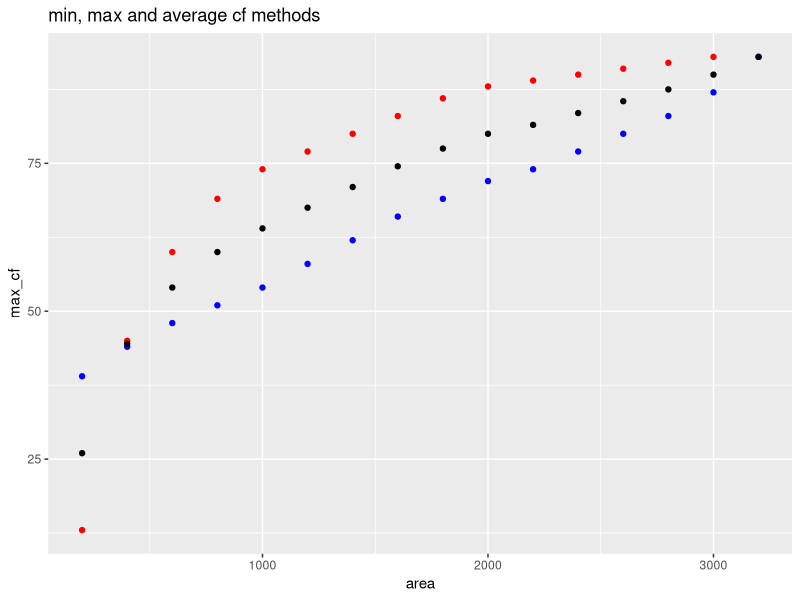
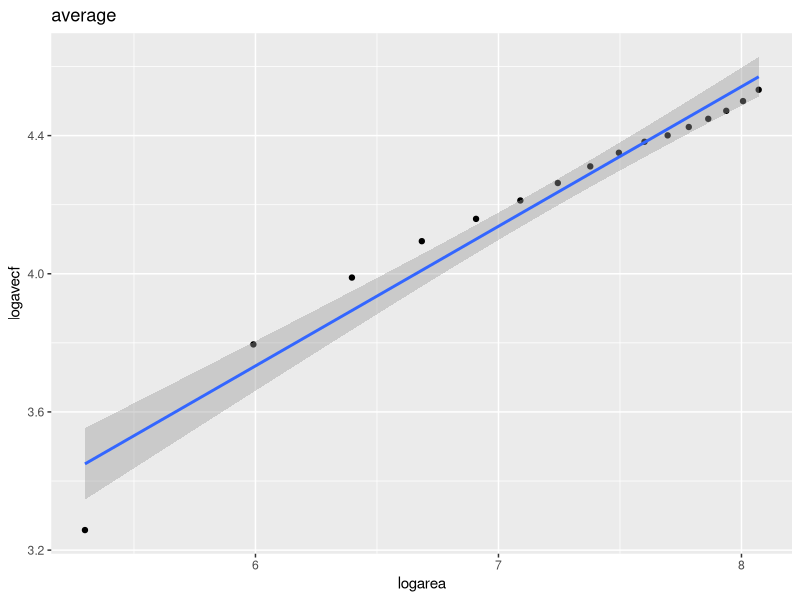
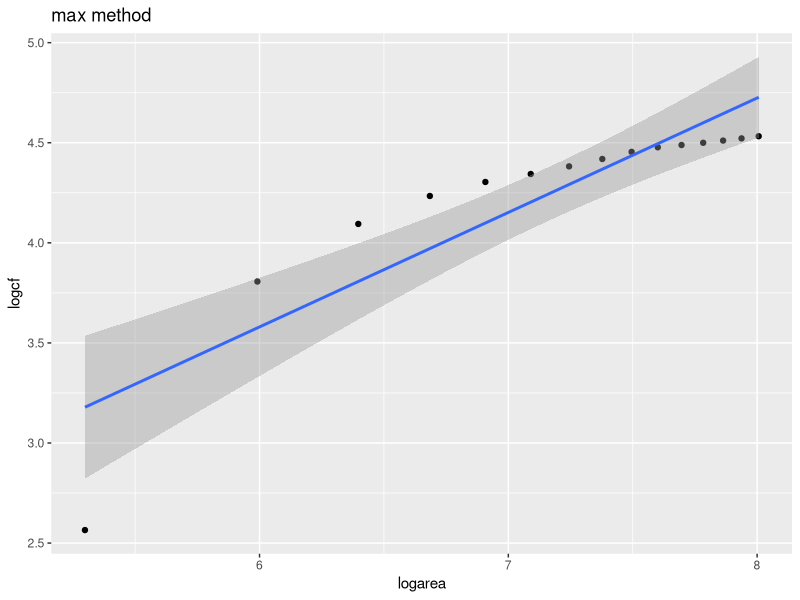
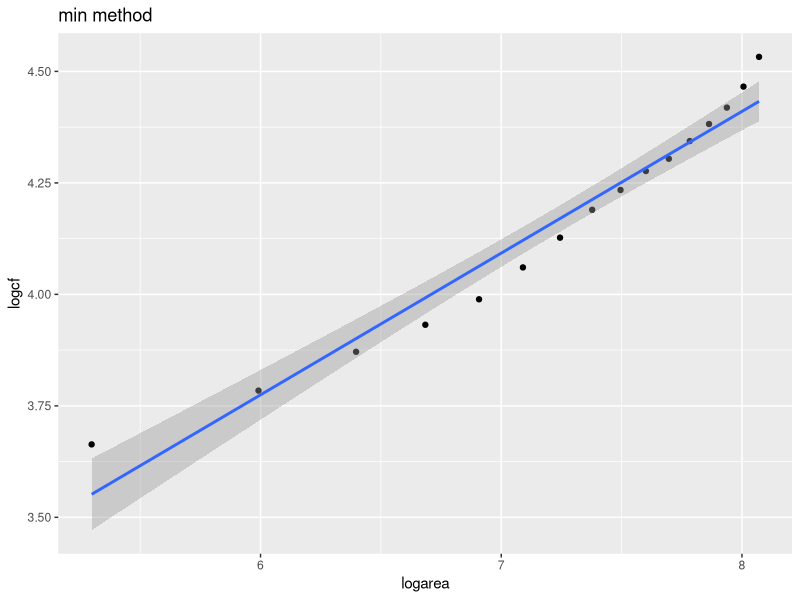

Write the R code that produced these figures, in order.
rm(list = ls())
cat("\014")
library(dplyr)
library(ggplot2)
library(nlme)
#plot level SAC


plotrichness = read.csv("../Data/plot_rich.csv")
#plot richness includes the missing plots as 0's
plotrichness = plotrichness[, -1]

#Input all the ground flora data
Data = read.csv("../Data/GroundCover.csv")
Data_Yr2 = Data %>% filter(Yr_2 == 2)#%>%select(SITE,PLOT,NEST,COV,Amalgams)
colnames(Data_Yr2) = c("SITE", "PLOT", "NEST", "Cover", "BRC_number", "Year")
veg_codes = read.csv("../Data/vegetation_codes.csv")

# the  bryophytes, lichen etc have already been removed from veg codes csv so join this with ground cover to eliminate bryophytes from counts


colnames(veg_codes) = c("Species", "BRC_number")
Data_Yr2_veg = Data_Yr2 %>% inner_join(veg_codes)
# now using Dat_Yr2_veg means analysis is carried out without bryophytes


missing_sites = c(15, 17, 38, 46, 46, 46, 59, 59, 63,
                  74, 77, 83, 90, 98, 98, 98, 59, 79,
                  79, 91, 99, 99, 99, 48, 48, 29, 29,
                  82, 77)
missing_plots = c(1,15, 9, 2, 8, 16, 1, 8, 14, 16, 1,
                  16, 2,11,12,14,1, 2, 3, 15, 10, 13,
                  14, 7, 10, 2, 1, 7, 16)
missing = as.data.frame(cbind(missing_sites, missing_plots))
colnames(missing) = c("Site", "Plot")

# calculate SAC starting from least rich plot
#select plot with least amount of species
#remove missing plots from Data_Yr2_veg



sac_max = list()

for (i in 1:103){
  f = vector()
  plotvect = c(1:16)
  sitevector = plotrichness[i,] # vector of richnesses of each plot for site i
  # remove zero values of missing plots
  #sitevector = sitevector[sitevector != 0]
  sitevector[sitevector == 0] = NA
  start = which.min(sitevector) # take plot with min richness
  siteveg = Data_Yr2_veg %>% filter(SITE == i) #get species data for site i
  startplot = siteveg %>% filter(PLOT == start) # get species data for min plot
  f[1] = length(unique(startplot$Species)) # first frequency  is just richness of min plot
  restofplots = siteveg %>% filter(PLOT != start) # take out the min plot
  plotvect = plotvect[-start] # take out the plot number of min plot
  j = 1
    while (length(plotvect != 0)) {
      #browser()
      j = j + 1 # counter for position in f vector
      #inner joins of all other plots to min plot, tmp 2 lists all species in
      #next plot that were not in min plot.
      tmp2 = restofplots %>% group_by(PLOT) %>% anti_join(., startplot, by = "Species")
      if (length(tmp2$SITE) == 0) {
         break
      } else {
    # this just gives the numbers of new species
          nos = as.data.frame(tmp2 %>% group_by(PLOT) %>% summarise(length(unique(Species))))
    #find location i.e.plot numer of biggest new no. of species
          position = which.max(nos[, 2])
          nextplot = nos[, 1][position]
    # make the next frequency the biggest jump
          f[j] = max(nos[, 2]) #next f along, the extra species only
    #remove that plot number
          plotvect = plotvect[which(plotvect != nextplot)]
    # remove that plot species list
          restofplots = filter(siteveg, PLOT %in% plotvect)
          nextplotveg = siteveg %>% filter(PLOT == nextplot)
    # add the species for the removed plot to the start plot so only additional
    #new species are counted
          startplot = rbind(startplot, nextplotveg)
  }
    }
  sac_max[[i]] = cumsum(f)
}
  

# We have the cumsums in sac_max for the maximum gradient.
# Repeat for the minimum gradient

sac_min = list()

for (i in 1:103){
  f = vector()
  plotvect = c(1:16)
  sitevector = plotrichness[i,] # vector of richnesses of each plot for site i
  # remove zero values of missing plots
  #make NA to keep plot position
  #sitevector = sitevector[sitevector != 0]
  sitevector[sitevector == 0] = NA
  start = which.max(sitevector) # take plot with max richness
  siteveg = Data_Yr2_veg %>% filter(SITE == i) #get species data for site i
  startplot = siteveg %>% filter(PLOT == start) # get species data for min plot
  f[1] = length(unique(startplot$Species)) # first frequency  is just richness of min plot
  restofplots = siteveg %>% filter(PLOT != start) # take out the min plot
  plotvect = plotvect[-start] # take out the plot number of min plot
  j = 1
  while (length(plotvect != 0)) {
    #browser()
    j = j + 1 # counter for position in f vector
    #inner joins of all other plots to min plot, tmp 2 lists all species in
    #next plot that were not in min plot.
    tmp2 = restofplots %>% group_by(PLOT) %>% anti_join(., startplot, by = "Species")
    if (length(tmp2$SITE) == 0) {
      break
    } else {
      # this just gives the numbers of new species
      nos = as.data.frame(tmp2 %>% group_by(PLOT) %>% summarise(length(unique(Species))))
      #find location i.e.plot numer of biggest new no. of species
      position = which.min(nos[, 2])
      nextplot = nos[, 1][position]
      # make the next frequency the biggest jump
      f[j] = min(nos[, 2]) #next f along, the extra species only
      #remove that plot number
      plotvect = plotvect[which(plotvect != nextplot)]
      # remove that plot species list
      restofplots = filter(siteveg, PLOT %in% plotvect)
      nextplotveg = siteveg %>% filter(PLOT == nextplot)
      # add the species for the removed plot to the start plot so only additional
      #new species are counted
      startplot = rbind(startplot, nextplotveg)
    }
  }
  sac_min[[i]] = cumsum(f)
}


areas = seq(from = 200, to = 3200, by = 200)

# make a long df from the min cumsums
long_sac_min = data.frame()

for (i in 1:103){
  y = as.numeric(sac_min[[i]])
  l = length(y)
  x = as.numeric(areas[1:l])
  sitecol =  rep(i,l)
  cols = as.data.frame(cbind(sitecol,x,y))
  colnames(cols) = c("Site","area","min_cf")
  long_sac_min = rbind(long_sac_min,cols)
}


#make a long df from the max cumsums
  
long_sac_max = data.frame()

for (i in 1:103){
  y = as.numeric(sac_max[[i]])
  l = length(y)
  x = as.numeric(areas[1:l])
  sitecol =  rep(i,l)
  cols = as.data.frame(cbind(sitecol,x,y))
  colnames(cols) = c("Site","area","max_cf")
  long_sac_max = rbind(long_sac_max,cols)
}

#Now have long df of cf for each site by max and min method.
#Want to create an average of the two

######################################################
#For example of the issue, consider site 1

site1_max = long_sac_max%>%filter(Site == 1)
site1_min = long_sac_min%>%filter(Site == 1)

longest =  vector()
shortest = vector()

x1 = site1_max$max_cf
x2 = site1_min$min_cf

if (length(x1)>length(x2)){
  longest = x1
  shortest = x2
}else {
  longest = x2
  shortest = x1
}

diff = length(longest)  - length(shortest)
longest_cut = longest[1:length(shortest)] # take off the end cf's on longest

ave = (shortest + longest_cut)/2 # calcualte average



if (diff > 1){
index_replace = c((length(shortest)+1) : (length(shortest)+diff))
}else{
  index_replace = (length(shortest)+1)
}

replace = longest[index_replace] # now add the cut of bits back on
ave_full = c(ave,replace)

#make new dataframe of average values and areas, add log columns

ave_data =  as.data.frame(cbind(areas,ave_full))
ave_data$logarea = log(ave_data$areas)
ave_data$logavecf = log(ave_data$ave_full)

#check out the log/log for the max and min data
site1_max$logarea = log(site1_max$area)
site1_max$logcf = log(site1_max$max_cf)

site1_min$logarea = log(site1_min$area)
site1_min$logcf = log(site1_min$min_cf)

ggplot()+
  geom_point(data = site1_max, aes(x = area, y = max_cf), color="red") +
  geom_point(data = site1_min, aes(x = area, y = min_cf),color="blue")+
  geom_point(data = ave_data, aes(x = areas, y = ave_full),color="black")+
  labs(title = "min, max and average cf methods")


ggplot(data = ave_data, aes(x = logarea, y = logavecf))+
  geom_point()+
  geom_smooth(method = "lm")+
  labs(title = "average")

ggplot(data = site1_max, aes(x = logarea, y = logcf))+
  geom_point()+
  geom_smooth(method = "lm")+
labs(title = "max method")

ggplot(data = site1_min, aes(x = logarea, y = logcf))+
  geom_point()+
  geom_smooth(method = "lm")+
 labs(title = "min method")
#####################################################

## run a linear model for every wood using min/max and average and see what's what.
# first create the average dataframe

ave_data = data.frame()

for (i in 1:103){
  
  site_max = long_sac_max%>%filter(Site == i)
  site_min = long_sac_min%>%filter(Site == i)
  
  longest =  vector()
  shortest = vector()
  
  x1 = site_max$max_cf
  x2 = site_min$min_cf
  
  if (length(x1)>length(x2)){
    longest = x1
    shortest = x2
  }else {
    longest = x2
    shortest = x1
  }
  
  diff = length(longest)  - length(shortest)
  longest_cut = longest[1:length(shortest)] # take off the end cf's on longest
  
  ave = (shortest + longest_cut)/2 # calcualte average
  
  
  
  if (diff > 1){
    index_replace = c((length(shortest)+1) : (length(shortest)+diff))
  }else{
    index_replace = (length(shortest)+1)
  }
  
  replace = longest[index_replace] # now add the cut of bits back on
  ave_full = c(ave,replace)
  
  areas = seq(from = 200, to = 3200, by = 200) # make the correct length
  areas_cut = areas[1:length(ave_full)]
  Site = rep(i,length(ave_full))
  #make a dataframe
  aves=  as.data.frame(cbind(Site,areas_cut,ave_full))
  ave_data = rbind(ave_data,aves)
}

#######################################################



#Now look at R2 etc for the min/max and average

ave_data$logarea = log(ave_data$area)
ave_data$logave = log(ave_data$ave_full)

ave_data_fits = data.frame()
for(i in 1:103){
  #browser()
  site = ave_data%>%filter(Site == i)
  model_ave = lm(site$logave ~ site$logarea)
  s = summary(model_ave)
  slope = model_ave$coefficients[2]
  r2 = s$r.squared
  this_row = as.data.frame(cbind(i,slope,r2))
  ave_data_fits= rbind(ave_data_fits, this_row)
}
colnames(ave_data_fits) = c("Site","slope","R2")
row.names(ave_data_fits) = c(1:103)
##########################################


long_sac_max$logarea = log(long_sac_max$area)
long_sac_max$log_cf_max = log(long_sac_max$max_cf)

max_data_fits = data.frame()
for(i in 1:103){
  site = long_sac_max%>%filter(Site ==i)
  model_max= lm(site$log_cf_max ~ site$logarea)
  s = summary(model_max)
  slope = model_max$coefficients[2]
  r2 = s$r.squared
  this_row = as.data.frame(cbind(i,slope,r2))
  max_data_fits = rbind(max_data_fits, this_row)
}
colnames(max_data_fits) = c("Site","slope","R2")
row.names(max_data_fits) = c(1:103)
#######################################

long_sac_min$logarea = log(long_sac_min$area)
long_sac_min$log_cf_min = log(long_sac_min$min_cf)

min_data_fits = data.frame()
for(i in 1:103){
  site = long_sac_min%>%filter(Site ==i)
  model_min= lm(site$log_cf_min ~ site$logarea)
  s = summary(model_min)
  slope = model_min$coefficients[2]
  r2 = s$r.squared
  this_row = as.data.frame(cbind(i,slope,r2))
  min_data_fits = rbind(min_data_fits, this_row)
}
colnames(min_data_fits) = c("Site","slope","R2")
row.names(min_data_fits) = c(1:103)




